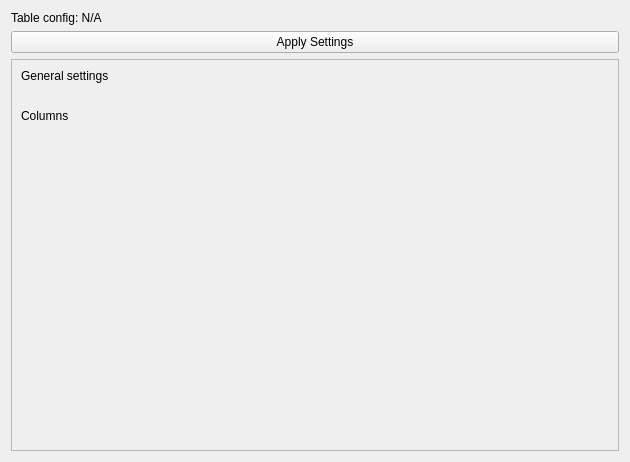
<?xml version="1.0" encoding="UTF-8"?>
<ui version="4.0">
 <class>Form</class>
 <widget class="QWidget" name="Form">
  <property name="geometry">
   <rect>
    <x>0</x>
    <y>0</y>
    <width>630</width>
    <height>462</height>
   </rect>
  </property>
  <property name="windowTitle">
   <string>Form</string>
  </property>
  <layout class="QVBoxLayout" name="verticalLayout">
   <item>
    <widget class="QLabel" name="label">
     <property name="text">
      <string>Table config: N/A</string>
     </property>
    </widget>
   </item>
   <item>
    <widget class="QPushButton" name="applyButton">
     <property name="text">
      <string>Apply Settings</string>
     </property>
    </widget>
   </item>
   <item>
    <widget class="QScrollArea" name="scrollArea">
     <property name="widgetResizable">
      <bool>true</bool>
     </property>
     <widget class="QWidget" name="scrollAreaWidgetContents">
      <property name="geometry">
       <rect>
        <x>0</x>
        <y>0</y>
        <width>610</width>
        <height>394</height>
       </rect>
      </property>
      <layout class="QVBoxLayout" name="mainLayout">
       <item>
        <widget class="QLabel" name="generalSettingsLabel">
         <property name="text">
          <string>General settings</string>
         </property>
        </widget>
       </item>
       <item>
        <widget class="QLabel" name="emptySpacerLabel">
         <property name="text">
          <string/>
         </property>
        </widget>
       </item>
       <item>
        <widget class="QLabel" name="columnSettingsLabel">
         <property name="text">
          <string>Columns</string>
         </property>
        </widget>
       </item>
       <item>
        <spacer name="verticalSpacer">
         <property name="orientation">
          <enum>Qt::Vertical</enum>
         </property>
         <property name="sizeHint" stdset="0">
          <size>
           <width>20</width>
           <height>40</height>
          </size>
         </property>
        </spacer>
       </item>
      </layout>
     </widget>
    </widget>
   </item>
  </layout>
 </widget>
 <resources/>
 <connections/>
</ui>
